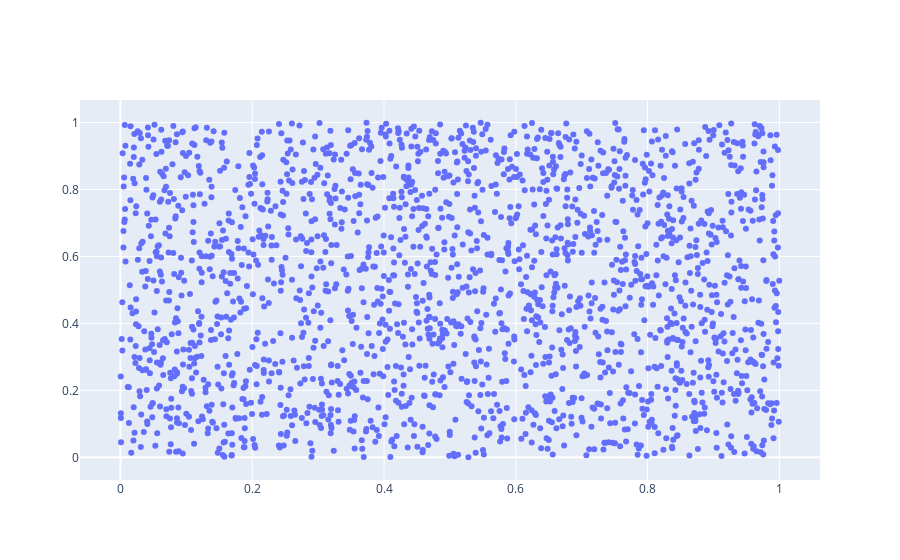

Here is the notebook cell this chart was saved with:
### Code cell
N=2000
example_x=np.random.rand(N)
example_y=np.random.rand(N)
trace = go.Scatter(
        x = example_x,
        y = example_y,
       mode='markers')


data =[trace]
iplot(data)

### Figure 1 — Plotly figure (JSON) as saved in the notebook; plotly's stock layout.template omitted (floating-point values rounded to 4 significant figures; data arrays with more than 128 entries replaced by an {"elided": "..."} marker saying what was removed)
{"data": [{"mode": "markers", "type": "scatter", "x": {"elided": "2000 float values"}, "y": {"elided": "2000 float values"}}], "layout": {}}
